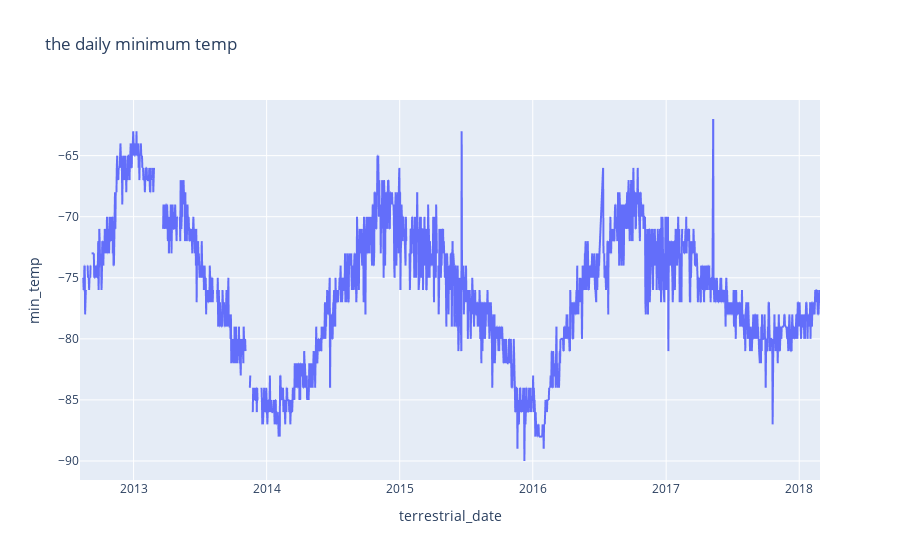

This figure's notebook cell:
### Code cell
# Plot a line chart the daily minimum temp
# note: you do not need to modify the dataframe
# use the original one you loaded at the beginning of the milestone.
px.line(df, x = 'terrestrial_date', y = 'min_temp', title = "the daily minimum temp")

### Figure 1 — Plotly figure (JSON) as saved in the notebook; plotly's stock layout.template omitted (floating-point values rounded to 4 significant figures; data arrays with more than 128 entries replaced by an {"elided": "..."} marker saying what was removed)
{"data": [{"hovertemplate": "terrestrial_date=%{x}<br>min_temp=%{y}<extra></extra>", "legendgroup": "", "line": {"color": "#636efa", "dash": "solid"}, "marker": {"symbol": "circle"}, "mode": "lines", "name": "", "showlegend": false, "type": "scattergl", "x": {"elided": "1894 str values"}, "xaxis": "x", "y": {"elided": "1894 int values"}, "yaxis": "y"}], "layout": {"autosize": true, "legend": {"tracegroupgap": 0}, "title": {"text": "the daily minimum temp"}, "xaxis": {"anchor": "y", "autorange": true, "domain": [0, 1], "range": ["2012-08-07", "2018-02-27"], "title": {"text": "terrestrial_date"}, "type": "date"}, "yaxis": {"anchor": "x", "autorange": true, "domain": [0, 1], "range": [-91.56, -60.44], "title": {"text": "min_temp"}, "type": "linear"}}}
